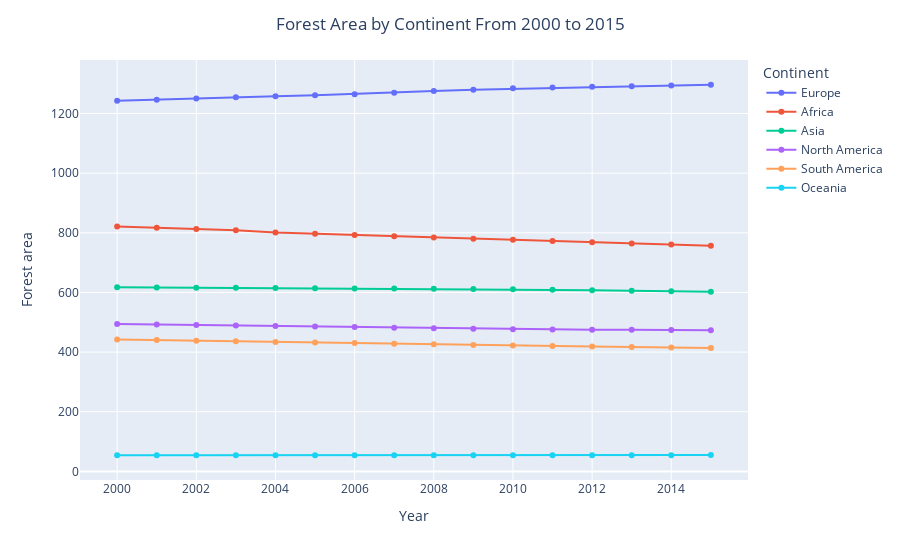

Write notebook code for a chart like this one.
### Markdown cell above
##### Forest Area by Continent From 2000 to 2015

### Code cell
df_filtered_continent = df.groupby(['Continent', 'Year'])['Forest area'].sum()\
    .to_frame().sort_values(by='Forest area', ascending=False).reset_index()

fig = px.line(df_filtered_continent, x='Year', y='Forest area', color='Continent', markers=True)
fig.update_layout(title_text=f'Forest Area by Continent From 2000 to 2015', title_x=0.5) 
fig.show()

### Figure 1 — Plotly figure (JSON) as saved in the notebook; plotly's stock layout.template omitted (floating-point values rounded to 4 significant figures)
{"data": [{"hovertemplate": "Continent=Europe<br>Year=%{x}<br>Forest area=%{y}<extra></extra>", "legendgroup": "Europe", "line": {"color": "#636efa", "dash": "solid"}, "marker": {"symbol": "circle"}, "mode": "lines+markers", "name": "Europe", "orientation": "v", "showlegend": true, "type": "scatter", "x": [2015, 2014, 2013, 2012, 2011, 2010, 2009, 2008, 2007, 2006, 2005, 2004, 2003, 2002, 2001, 2000], "xaxis": "x", "y": [1296.0, 1294.0, 1291.0, 1290.0, 1287.0, 1285.0, 1280.0, 1275.0, 1270.0, 1265.0, 1261.0, 1258.0, 1254.0, 1251.0, 1246.0, 1243.0], "yaxis": "y"}, {"hovertemplate": "Continent=Africa<br>Year=%{x}<br>Forest area=%{y}<extra></extra>", "legendgroup": "Africa", "line": {"color": "#EF553B", "dash": "solid"}, "marker": {"symbol": "circle"}, "mode": "lines+markers", "name": "Africa", "orientation": "v", "showlegend": true, "type": "scatter", "x": [2000, 2001, 2002, 2003, 2004, 2005, 2006, 2007, 2008, 2009, 2010, 2011, 2012, 2013, 2014, 2015], "xaxis": "x", "y": [820.9, 816.9, 812.8, 808.7, 800.7, 796.7, 792.6, 788.5, 784.5, 780.4, 776.4, 772.8, 768.3, 764.5, 760.7, 757.0], "yaxis": "y"}, {"hovertemplate": "Continent=Asia<br>Year=%{x}<br>Forest area=%{y}<extra></extra>", "legendgroup": "Asia", "line": {"color": "#00cc96", "dash": "solid"}, "marker": {"symbol": "circle"}, "mode": "lines+markers", "name": "Asia", "orientation": "v", "showlegend": true, "type": "scatter", "x": [2000, 2001, 2002, 2003, 2004, 2005, 2006, 2007, 2008, 2009, 2010, 2011, 2012, 2013, 2014, 2015], "xaxis": "x", "y": [617.4, 616.8, 616.1, 615.5, 614.9, 614.3, 613.6, 613.0, 612.4, 611.8, 611.2, 609.4, 607.6, 605.7, 603.9, 602.5], "yaxis": "y"}, {"hovertemplate": "Continent=North America<br>Year=%{x}<br>Forest area=%{y}<extra></extra>", "legendgroup": "North America", "line": {"color": "#ab63fa", "dash": "solid"}, "marker": {"symbol": "circle"}, "mode": "lines+markers", "name": "North America", "orientation": "v", "showlegend": true, "type": "scatter", "x": [2000, 2001, 2002, 2003, 2004, 2005, 2006, 2007, 2008, 2009, 2010, 2011, 2012, 2013, 2014, 2015], "xaxis": "x", "y": [494.3, 492.6, 490.8, 489.1, 487.3, 485.6, 483.8, 482.1, 480.4, 478.7, 476.9, 476.2, 475.4, 474.7, 474.1, 473.4], "yaxis": "y"}, {"hovertemplate": "Continent=South America<br>Year=%{x}<br>Forest area=%{y}<extra></extra>", "legendgroup": "South America", "line": {"color": "#FFA15A", "dash": "solid"}, "marker": {"symbol": "circle"}, "mode": "lines+markers", "name": "South America", "orientation": "v", "showlegend": true, "type": "scatter", "x": [2000, 2001, 2002, 2003, 2004, 2005, 2006, 2007, 2008, 2009, 2010, 2011, 2012, 2013, 2014, 2015], "xaxis": "x", "y": [442.7, 440.5, 438.4, 436.4, 434.3, 432.3, 430.2, 428.2, 426.1, 424.1, 422.1, 420.4, 418.7, 417.1, 415.4, 413.7], "yaxis": "y"}, {"hovertemplate": "Continent=Oceania<br>Year=%{x}<br>Forest area=%{y}<extra></extra>", "legendgroup": "Oceania", "line": {"color": "#19d3f3", "dash": "solid"}, "marker": {"symbol": "circle"}, "mode": "lines+markers", "name": "Oceania", "orientation": "v", "showlegend": true, "type": "scatter", "x": [2015, 2014, 2000, 2013, 2001, 2002, 2003, 2012, 2004, 2005, 2006, 2011, 2007, 2008, 2009, 2010], "xaxis": "x", "y": [54.72, 54.63, 54.57, 54.54, 54.54, 54.51, 54.48, 54.45, 54.45, 54.42, 54.39, 54.36, 54.36, 54.32, 54.29, 54.26], "yaxis": "y"}], "layout": {"legend": {"title": {"text": "Continent"}, "tracegroupgap": 0}, "margin": {"t": 60}, "title": {"text": "Forest Area by Continent From 2000 to 2015", "x": 0.5}, "xaxis": {"anchor": "y", "domain": [0, 1], "title": {"text": "Year"}}, "yaxis": {"anchor": "x", "domain": [0, 1], "title": {"text": "Forest area"}}}}
